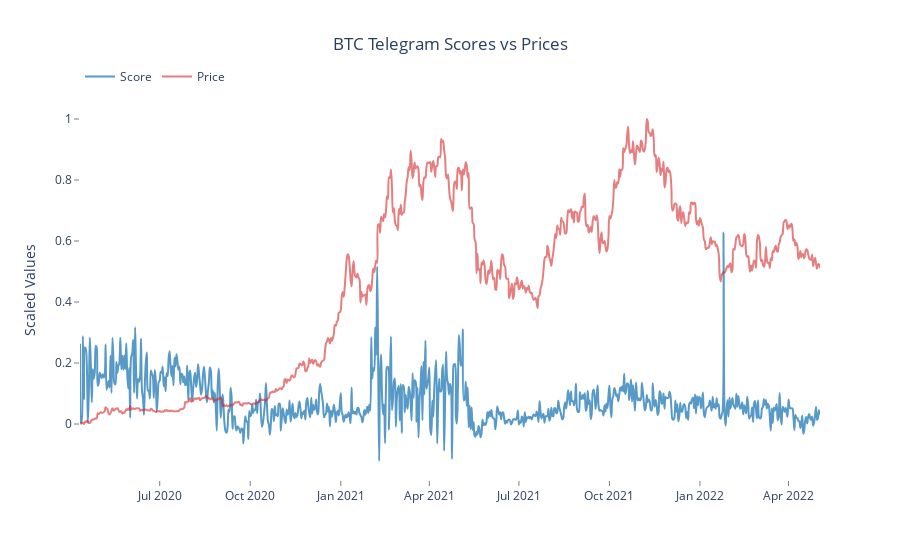

Notebook code cell kept with this figure:
### Code cell
plot_scores_and_prices(btc, "BTC Telegram Scores vs Prices")

### Figure 1 — Plotly figure (JSON) as saved in the notebook; plotly's stock layout.template omitted (floating-point values rounded to 4 significant figures; data arrays with more than 128 entries replaced by an {"elided": "..."} marker saying what was removed)
{"data": [{"line": {"color": "rgba(31, 119, 180, 0.75)", "shape": "spline", "width": 2}, "mode": "lines", "name": "Score", "type": "scatter", "x": {"elided": "753 str values"}, "y": {"elided": "753 float values"}}, {"line": {"color": "rgba(214, 39, 40, 0.6)", "shape": "spline", "width": 2}, "mode": "lines", "name": "Price", "type": "scatter", "x": {"elided": "753 str values"}, "y": {"elided": "753 float values"}}], "layout": {"legend": {"orientation": "h", "y": 1.1}, "paper_bgcolor": "#fff", "plot_bgcolor": "#fff", "title": {"text": "BTC Telegram Scores vs Prices", "x": 0.5}, "xaxis": {"gridcolor": "rgb(255,255,255)", "showgrid": true, "showline": false, "showticklabels": true, "tickcolor": "rgb(127,127,127)", "ticks": "outside", "zeroline": false}, "yaxis": {"gridcolor": "rgb(255,255,255)", "showgrid": false, "showline": false, "showticklabels": true, "tickcolor": "rgb(127,127,127)", "ticks": "outside", "title": {"text": "Scaled Values"}, "zeroline": false}}}
